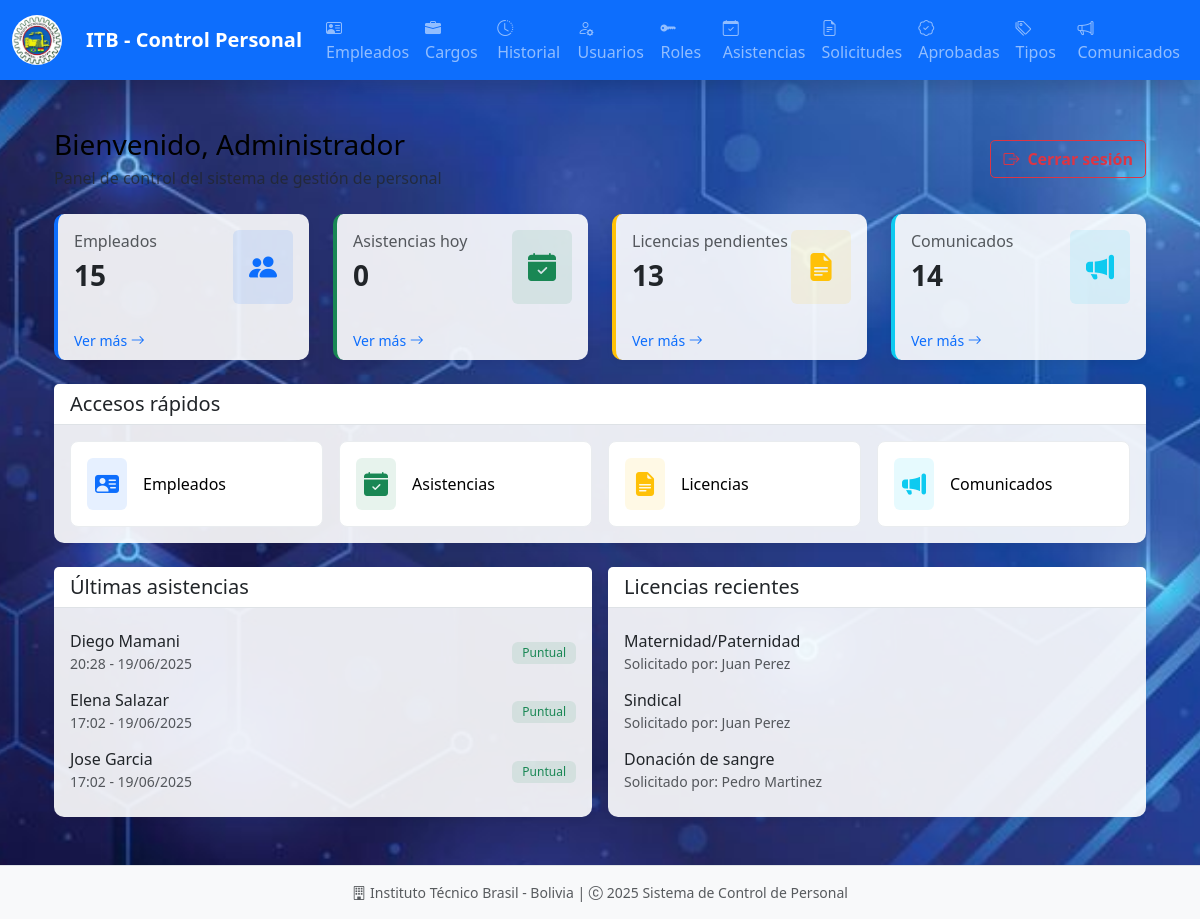
/admin/ (signed in), run on the app's committed database.
### models/asistencia_model.py (models this page shows, shortened)
class Asistencia(db.Model):
    __tablename__ = "asistencias"
    id = db.Column(db.Integer, primary_key=True)
    fecha = db.Column(db.Date, nullable=False, default=date.today)
    hora_entrada = db.Column(db.Time)
    hora_salida = db.Column(db.Time)
    justificacion = db.Column(db.Text)
    empleado_id = db.Column(db.Integer, db.ForeignKey('empleados.id'), nullable=False)
    empleado = db.relationship('Empleado', back_populates='asistencias')

### models/empleado_model.py (models this page shows, shortened)
class Empleado(db.Model):
    __tablename__ = "empleados"
    id = db.Column(db.Integer, primary_key=True)
    nombre = db.Column(db.String(255), nullable=False)
    apellido = db.Column(db.String(255), nullable=False)
    ci = db.Column(db.String(20), nullable=False, unique=True)
    email = db.Column(db.String(255), nullable=False, unique=True)
    telefono = db.Column(db.String(20), nullable=False)
    fecha = db.Column(db.DateTime, nullable=False, default=datetime.utcnow)
    cargo_id = db.Column(db.Integer, db.ForeignKey('cargos.id'), nullable=False)
    cargo = db.relationship('Cargo', back_populates='empleados')
    usuarios = db.relationship('Usuario', back_populates='empleado', uselist=False)
    asistencias = db.relationship('Asistencia', back_populates='empleado', cascade='all, delete-orphan')
    historial_laboral = db.relationship('Historial', back_populates='empleado', cascade='all, delete-orphan')
    licencias_aprobadas = db.relationship('LicenciaAprobada', back_populates='empleado', cascade='all, delete-orphan')
    solicitudes_licencia = db.relationship('SolicitudLicencia', back_populates='empleado', cascade='all, delete-orphan')
    def delete(self):
        db.session.delete(self)
        db.session.commit()

### models/solicitud_licencia_model.py (models this page shows, shortened)
class SolicitudLicencia(db.Model):
    __tablename__ = "solicitudes_licencia"
    id = db.Column(db.Integer, primary_key=True)
    fecha_solicitud = db.Column(db.Date, default=date.today, nullable=False)
    fecha_inicio = db.Column(db.Date, nullable=False)
    fecha_fin = db.Column(db.Date, nullable=False)
    motivo = db.Column(db.Text, nullable=False)
    empleado_id = db.Column(db.Integer, db.ForeignKey('empleados.id'), nullable=False)
    tipo_licencia_id = db.Column(db.Integer, db.ForeignKey('tipos_licencia.id'), nullable=False)
    empleado = db.relationship('Empleado', back_populates='solicitudes_licencia')
    tipo_licencia = db.relationship('TipoLicencia', back_populates='solicitudes')
    licencia_aprobada = db.relationship('LicenciaAprobada', back_populates='solicitud_licencia', uselist=False)

### models/tipo_licencia_model.py (models this page shows, shortened)
class TipoLicencia(db.Model):
    __tablename__ = 'tipos_licencia'
    id = db.Column(db.Integer, primary_key=True)
    nombre = db.Column(db.String(100), nullable=False)
    descripcion = db.Column(db.String(200))
    solicitudes = db.relationship('SolicitudLicencia', back_populates='tipo_licencia', cascade='all, delete-orphan')
    def delete(self):
        db.session.delete(self)
        db.session.commit()

### controllers/admin_controller.py (the view)
@admin_bp.route("/")
def dashboard():
    total_empleados = Empleado.query.count()
    asistencias_hoy = Asistencia.query.filter_by(fecha=date.today()).count()
    licencias_pendientes = LicenciaAprobada.query.filter_by(estado='Pendiente').count()
    total_comunicados = Comunicado.query.count()
    ultimas_asistencias = (
        Asistencia.query.join(Empleado)
        .order_by(Asistencia.fecha.desc(), Asistencia.hora_entrada.desc())
        .limit(3)
        .all()
    )
    licencias_recientes = (
        SolicitudLicencia.query.join(Empleado)
        .order_by(SolicitudLicencia.fecha_solicitud.desc())
        .limit(3)
        .all()
    )
    return render_dashboard(
        total_empleados=total_empleados,
        asistencias_hoy=asistencias_hoy,
        licencias_pendientes=licencias_pendientes,
        total_comunicados=total_comunicados,
        ultimas_asistencias=ultimas_asistencias,
        licencias_recientes=licencias_recientes
    )

### controllers/admin_controller.py (called while the page is built)
@admin_bp.before_request
@login_required
def verificar_acceso():
    if session.get("user_role") != 1:
        flash("Acceso denegado. Debes ser administrador para acceder.", "danger")
        return redirect(url_for("auth.login"))

### controllers/auth_controller.py (called while the page is built)
def login_required(f):
    @wraps(f)
    def decorated_function(*args, **kwargs):
        if 'user_id' not in session:
            flash("Por favor, inicia sesión.", "warning")
            return redirect(url_for("auth.login"))
        return f(*args, **kwargs)
    return decorated_function

### run.py (called while the page is built)
@app.context_processor
def inject_active_path():
    def is_active(path):
        return 'active' if request.path == path else ''
    return(dict(is_active = is_active))

### views/admin_view.py (called while the page is built)
def render_dashboard(total_empleados=0, asistencias_hoy=0, licencias_pendientes=0, total_comunicados=0,
                     ultimas_asistencias=None, licencias_recientes=None):
    return render_template(
        "admin/dashboard.html",
        total_empleados=total_empleados,
        asistencias_hoy=asistencias_hoy,
        licencias_pendientes=licencias_pendientes,
        total_comunicados=total_comunicados,
        ultimas_asistencias=ultimas_asistencias,
        licencias_recientes=licencias_recientes
    )

### templates/admin/dashboard.html (shortened to what this page needs)
{% extends "admin/base.html" %}
{% block content %}
<div class="container py-4 content-wrapper">
  <div class="d-flex justify-content-between align-items-center mb-4">
    <div>
      <h1 class="h3 mb-1">Bienvenido, Administrador</h1>
      <p class="text-muted mb-0">Panel de control del sistema de gestión de personal</p>
    </div>
    <div class="text-end">
      <a href="{{ url_for('auth.logout') }}" class="btn btn-outline-danger">
        <i class="bi bi-box-arrow-right me-2"></i>Cerrar sesión
      </a>
    </div>
  </div>
  <div class="row g-4 mb-4">
    {% for card in [
      {'title': 'Empleados', 'count': total_empleados, 'icon': 'bi-people-fill', 'color': 'primary', 'url': url_for('admin.empleados')},
      {'title': 'Asistencias hoy', 'count': asistencias_hoy, 'icon': 'bi-calendar-check-fill', 'color': 'success', 'url': url_for('admin.asistencias')},
      {'title': 'Licencias pendientes', 'count': licencias_pendientes, 'icon': 'bi-file-earmark-text-fill', 'color': 'warning', 'url': url_for('licencia_aprobada.index')},
      {'title': 'Comunicados', 'count': total_comunicados, 'icon': 'bi-megaphone-fill', 'color': 'info', 'url': url_for('admin.comunicados')},
    ] %}
    <div class="col-md-6 col-lg-3">
      <div class="card card-hover border-start border-4 border-{{ card.color }} h-100">
        <div class="card-body">
          <div class="d-flex justify-content-between align-items-center">
            <div>
              <h6 class="text-muted">{{ card.title }}</h6>
              <h3 class="fw-bold">{{ card.count }}</h3>
            </div>
            <div class="bg-{{ card.color }} bg-opacity-10 p-3 rounded">
              <i class="bi {{ card.icon }} text-{{ card.color }} fs-3"></i>
            </div>
          </div>
        </div>
        <div class="card-footer bg-transparent border-0">
          <a href="{{ card.url }}" class="text-decoration-none small">Ver más <i class="bi bi-arrow-right"></i></a>
        </div>
      </div>
    </div>
  </div>
  <div class="card card-hover mb-4">
    <div class="card-header bg-white border-bottom">
      <h5 class="mb-0">Accesos rápidos</h5>
    </div>
    <div class="card-body pt-3">
      <div class="row g-3">
        {% for acceso in [
          {'icon': 'bi-person-vcard-fill', 'text': 'Empleados', 'color': 'primary', 'url': url_for('admin.empleados')},
          {'icon': 'bi-calendar-check-fill', 'text': 'Asistencias', 'color': 'success', 'url': url_for('admin.asistencias')},
          {'icon': 'bi-file-earmark-text-fill', 'text': 'Licencias', 'color': 'warning', 'url': url_for('solicitud_licencia.index')},
          {'icon': 'bi-megaphone-fill', 'text': 'Comunicados', 'color': 'info', 'url': url_for('admin.comunicados')},
        ] %}
        <div class="col-md-3 col-6">
          <a href="{{ acceso.url }}" class="btn btn-light btn-module w-100 text-start p-3">
            <div class="d-flex align-items-center">
              <div class="bg-{{ acceso.color }} bg-opacity-10 p-2 rounded me-3">
                <i class="bi {{ acceso.icon }} text-{{ acceso.color }} fs-4"></i>
              </div>
              <span>{{ acceso.text }}</span>
            </div>
          </a>
        </div>
        {% endfor %}
      </div>
    </div>
  </div>
  <div class="row g-3">
    <div class="col-md-6">
      <div class="card card-hover h-100">
        <div class="card-header bg-white border-bottom">
          <h5 class="mb-0">Últimas asistencias</h5>
        </div>
        <div class="card-body">
          {% for asistencia in ultimas_asistencias %}
          <div class="list-group-item px-0 py-2 border-0">
            <div class="d-flex justify-content-between align-items-center">
              <div>
                <h6 class="mb-0">{{ asistencia.empleado.nombre }} {{ asistencia.empleado.apellido }}</h6>
                <small class="text-muted">
                  {{ asistencia.hora_entrada.strftime('%H:%M') if asistencia.hora_entrada else 'Sin hora' }}
                  - {{ asistencia.fecha.strftime('%d/%m/%Y') }}
                </small>
              </div>
              <span class="badge bg-success bg-opacity-10 text-success">Puntual</span>
            </div>
          </div>
          {% endfor %}
        </div>
      </div>
    </div>
    <div class="col-md-6">
      <div class="card card-hover h-100">
        <div class="card-header bg-white border-bottom">
          <h5 class="mb-0">Licencias recientes</h5>
        </div>
        <div class="card-body">
          {% for licencia in licencias_recientes %}
          <div class="list-group-item px-0 py-2 border-0">
            <div class="d-flex justify-content-between align-items-center">
              <div>
                <h6 class="mb-0">{{ licencia.tipo_licencia.nombre }}</h6>
                <small class="text-muted">Solicitado por: {{ licencia.empleado.nombre }} {{ licencia.empleado.apellido }}</small>
              </div>
            </div>
          </div>
          {% endfor %}
        </div>
      </div>
    </div>
  </div>
</div>
{% endblock %}

### static/style/style_admin.css (style rules this page uses)
:root { --primary-color: #0d6efd; --secondary-color: #6c757d; --success-color: #198754; --info-color: #0dcaf0; --warning-color: #ffc107; --danger-color: #dc3545; --light-color: #f8f9fa; --dark-color: #212529; }
body { font-family: 'Segoe UI', Tahoma, Geneva, Verdana, sans-serif; background-image: url('../images/background.jpg'); background-size: cover; background-repeat: no-repeat; background-attachment: fixed; background-position: center; color: #000000; }
.card { border: none; border-radius: 10px; box-shadow: 0 4px 6px rgba(0, 0, 0, 0.05); transition: all 0.3s ease; background-color: rgba(255, 255, 255, 0.9); }
.card-header { font-weight: 600; }
.btn-module { border-radius: 8px; transition: all 0.3s ease; border: 1px solid #e9ecef; background-color: white; backdrop-filter: blur(2px); }
.btn-outline-danger { font-weight: bold; transition: 0.3s; border-radius: 5px; }
.list-group-item { transition: background-color 0.2s ease; }
.badge { font-weight: 500; padding: 5px 10px; }
.content-wrapper { animation: fadeIn 0.5s ease-out; }

### data on the page
Asistencia: empleado.nombre "Diego", empleado.apellido "Mamani", hora_entrada "20:28", fecha "19/06/2025"
Asistencia: empleado.nombre "Elena", empleado.apellido "Salazar", hora_entrada "17:02", fecha "19/06/2025"
Asistencia: empleado.nombre "Jose", empleado.apellido "Garcia", hora_entrada "17:02", fecha "19/06/2025"
SolicitudLicencia: tipo_licencia.nombre "Maternidad/Paternidad", empleado.nombre "Juan", empleado.apellido "Perez"
SolicitudLicencia: tipo_licencia.nombre "Sindical", empleado.nombre "Juan", empleado.apellido "Perez"
SolicitudLicencia: tipo_licencia.nombre "Donación de sangre", empleado.nombre "Pedro", empleado.apellido "Martinez"

### other printed values
{{ card.title }} "Empleados" "Asistencias hoy" "Licencias pendientes" "Comunicados"
{{ card.count }} "15" "0" "13" "14"
{{ acceso.text }} "Empleados" "Asistencias" "Licencias" "Comunicados"
